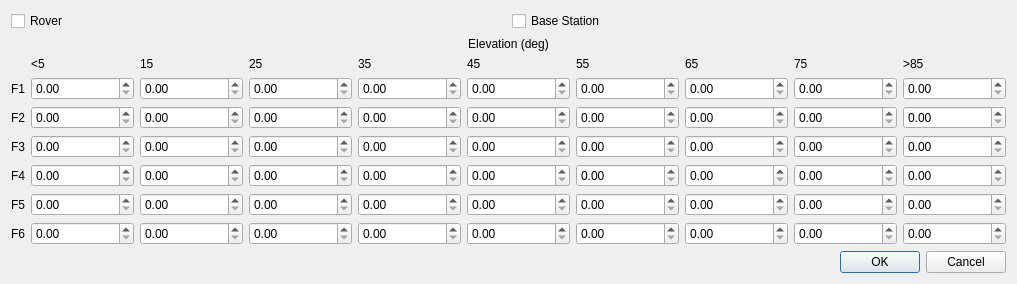
<?xml version="1.0" encoding="UTF-8"?>
<ui version="4.0">
 <class>MaskOptDialog</class>
 <widget class="QWidget" name="MaskOptDialog">
  <property name="geometry">
   <rect>
    <x>0</x>
    <y>0</y>
    <width>1017</width>
    <height>242</height>
   </rect>
  </property>
  <property name="windowTitle">
   <string>SNR Mask</string>
  </property>
  <layout class="QGridLayout" name="gridLayout">
   <item row="4" column="1">
    <widget class="QDoubleSpinBox" name="sBMask_2_1">
     <property name="toolTip">
      <string/>
     </property>
     <property name="maximum">
      <double>90.000000000000000</double>
     </property>
    </widget>
   </item>
   <item row="4" column="0">
    <widget class="QLabel" name="labelF2">
     <property name="sizePolicy">
      <sizepolicy hsizetype="Maximum" vsizetype="Preferred">
       <horstretch>0</horstretch>
       <verstretch>0</verstretch>
      </sizepolicy>
     </property>
     <property name="text">
      <string>F2</string>
     </property>
    </widget>
   </item>
   <item row="4" column="2">
    <widget class="QDoubleSpinBox" name="sBMask_2_2">
     <property name="toolTip">
      <string/>
     </property>
     <property name="maximum">
      <double>90.000000000000000</double>
     </property>
    </widget>
   </item>
   <item row="3" column="1">
    <widget class="QDoubleSpinBox" name="sBMask_1_1">
     <property name="toolTip">
      <string>Apply mask to base station</string>
     </property>
     <property name="maximum">
      <double>90.000000000000000</double>
     </property>
    </widget>
   </item>
   <item row="3" column="5">
    <widget class="QDoubleSpinBox" name="sBMask_1_5">
     <property name="toolTip">
      <string/>
     </property>
     <property name="maximum">
      <double>90.000000000000000</double>
     </property>
    </widget>
   </item>
   <item row="4" column="3">
    <widget class="QDoubleSpinBox" name="sBMask_2_3">
     <property name="toolTip">
      <string/>
     </property>
     <property name="maximum">
      <double>90.000000000000000</double>
     </property>
    </widget>
   </item>
   <item row="2" column="8">
    <widget class="QLabel" name="label75">
     <property name="sizePolicy">
      <sizepolicy hsizetype="Preferred" vsizetype="Fixed">
       <horstretch>0</horstretch>
       <verstretch>0</verstretch>
      </sizepolicy>
     </property>
     <property name="text">
      <string>75</string>
     </property>
    </widget>
   </item>
   <item row="3" column="7">
    <widget class="QDoubleSpinBox" name="sBMask_1_7">
     <property name="toolTip">
      <string/>
     </property>
     <property name="maximum">
      <double>90.000000000000000</double>
     </property>
    </widget>
   </item>
   <item row="5" column="4">
    <widget class="QDoubleSpinBox" name="sBMask_3_4">
     <property name="toolTip">
      <string/>
     </property>
     <property name="maximum">
      <double>90.000000000000000</double>
     </property>
    </widget>
   </item>
   <item row="2" column="7">
    <widget class="QLabel" name="label65">
     <property name="sizePolicy">
      <sizepolicy hsizetype="Preferred" vsizetype="Fixed">
       <horstretch>0</horstretch>
       <verstretch>0</verstretch>
      </sizepolicy>
     </property>
     <property name="text">
      <string>65</string>
     </property>
    </widget>
   </item>
   <item row="5" column="9">
    <widget class="QDoubleSpinBox" name="sBMask_3_9">
     <property name="toolTip">
      <string/>
     </property>
     <property name="maximum">
      <double>90.000000000000000</double>
     </property>
    </widget>
   </item>
   <item row="5" column="6">
    <widget class="QDoubleSpinBox" name="sBMask_3_6">
     <property name="toolTip">
      <string/>
     </property>
     <property name="maximum">
      <double>90.000000000000000</double>
     </property>
    </widget>
   </item>
   <item row="4" column="7">
    <widget class="QDoubleSpinBox" name="sBMask_2_7">
     <property name="toolTip">
      <string/>
     </property>
     <property name="maximum">
      <double>90.000000000000000</double>
     </property>
    </widget>
   </item>
   <item row="3" column="4">
    <widget class="QDoubleSpinBox" name="sBMask_1_4">
     <property name="toolTip">
      <string/>
     </property>
     <property name="maximum">
      <double>90.000000000000000</double>
     </property>
    </widget>
   </item>
   <item row="5" column="5">
    <widget class="QDoubleSpinBox" name="sBMask_3_5">
     <property name="toolTip">
      <string/>
     </property>
     <property name="maximum">
      <double>90.000000000000000</double>
     </property>
    </widget>
   </item>
   <item row="5" column="2">
    <widget class="QDoubleSpinBox" name="sBMask_3_2">
     <property name="toolTip">
      <string/>
     </property>
     <property name="maximum">
      <double>90.000000000000000</double>
     </property>
    </widget>
   </item>
   <item row="3" column="2">
    <widget class="QDoubleSpinBox" name="sBMask_1_2">
     <property name="toolTip">
      <string/>
     </property>
     <property name="maximum">
      <double>90.000000000000000</double>
     </property>
    </widget>
   </item>
   <item row="2" column="6">
    <widget class="QLabel" name="label55">
     <property name="sizePolicy">
      <sizepolicy hsizetype="Preferred" vsizetype="Fixed">
       <horstretch>0</horstretch>
       <verstretch>0</verstretch>
      </sizepolicy>
     </property>
     <property name="text">
      <string>55</string>
     </property>
    </widget>
   </item>
   <item row="5" column="8">
    <widget class="QDoubleSpinBox" name="sBMask_3_8">
     <property name="toolTip">
      <string/>
     </property>
     <property name="maximum">
      <double>90.000000000000000</double>
     </property>
    </widget>
   </item>
   <item row="4" column="4">
    <widget class="QDoubleSpinBox" name="sBMask_2_4">
     <property name="toolTip">
      <string/>
     </property>
     <property name="maximum">
      <double>90.000000000000000</double>
     </property>
    </widget>
   </item>
   <item row="3" column="9">
    <widget class="QDoubleSpinBox" name="sBMask_1_9">
     <property name="toolTip">
      <string/>
     </property>
     <property name="maximum">
      <double>90.000000000000000</double>
     </property>
    </widget>
   </item>
   <item row="5" column="3">
    <widget class="QDoubleSpinBox" name="sBMask_3_3">
     <property name="toolTip">
      <string/>
     </property>
     <property name="maximum">
      <double>90.000000000000000</double>
     </property>
    </widget>
   </item>
   <item row="2" column="2">
    <widget class="QLabel" name="label15">
     <property name="sizePolicy">
      <sizepolicy hsizetype="Preferred" vsizetype="Fixed">
       <horstretch>0</horstretch>
       <verstretch>0</verstretch>
      </sizepolicy>
     </property>
     <property name="text">
      <string>15</string>
     </property>
    </widget>
   </item>
   <item row="2" column="1">
    <widget class="QLabel" name="label5">
     <property name="enabled">
      <bool>true</bool>
     </property>
     <property name="sizePolicy">
      <sizepolicy hsizetype="Preferred" vsizetype="Fixed">
       <horstretch>0</horstretch>
       <verstretch>0</verstretch>
      </sizepolicy>
     </property>
     <property name="text">
      <string>&lt;5</string>
     </property>
    </widget>
   </item>
   <item row="2" column="3">
    <widget class="QLabel" name="label25">
     <property name="sizePolicy">
      <sizepolicy hsizetype="Preferred" vsizetype="Fixed">
       <horstretch>0</horstretch>
       <verstretch>0</verstretch>
      </sizepolicy>
     </property>
     <property name="text">
      <string>25</string>
     </property>
    </widget>
   </item>
   <item row="4" column="6">
    <widget class="QDoubleSpinBox" name="sBMask_2_6">
     <property name="toolTip">
      <string/>
     </property>
     <property name="maximum">
      <double>90.000000000000000</double>
     </property>
    </widget>
   </item>
   <item row="3" column="3">
    <widget class="QDoubleSpinBox" name="sBMask_1_3">
     <property name="toolTip">
      <string/>
     </property>
     <property name="maximum">
      <double>90.000000000000000</double>
     </property>
    </widget>
   </item>
   <item row="2" column="5">
    <widget class="QLabel" name="label45">
     <property name="sizePolicy">
      <sizepolicy hsizetype="Preferred" vsizetype="Fixed">
       <horstretch>0</horstretch>
       <verstretch>0</verstretch>
      </sizepolicy>
     </property>
     <property name="text">
      <string>45</string>
     </property>
    </widget>
   </item>
   <item row="2" column="9">
    <widget class="QLabel" name="label85">
     <property name="sizePolicy">
      <sizepolicy hsizetype="Preferred" vsizetype="Fixed">
       <horstretch>0</horstretch>
       <verstretch>0</verstretch>
      </sizepolicy>
     </property>
     <property name="text">
      <string>&gt;85</string>
     </property>
    </widget>
   </item>
   <item row="3" column="8">
    <widget class="QDoubleSpinBox" name="sBMask_1_8">
     <property name="toolTip">
      <string/>
     </property>
     <property name="maximum">
      <double>90.000000000000000</double>
     </property>
    </widget>
   </item>
   <item row="5" column="7">
    <widget class="QDoubleSpinBox" name="sBMask_3_7">
     <property name="toolTip">
      <string/>
     </property>
     <property name="maximum">
      <double>90.000000000000000</double>
     </property>
    </widget>
   </item>
   <item row="4" column="5">
    <widget class="QDoubleSpinBox" name="sBMask_2_5">
     <property name="toolTip">
      <string/>
     </property>
     <property name="maximum">
      <double>90.000000000000000</double>
     </property>
    </widget>
   </item>
   <item row="3" column="6">
    <widget class="QDoubleSpinBox" name="sBMask_1_6">
     <property name="toolTip">
      <string/>
     </property>
     <property name="maximum">
      <double>90.000000000000000</double>
     </property>
    </widget>
   </item>
   <item row="4" column="9">
    <widget class="QDoubleSpinBox" name="sBMask_2_9">
     <property name="toolTip">
      <string/>
     </property>
     <property name="maximum">
      <double>90.000000000000000</double>
     </property>
    </widget>
   </item>
   <item row="2" column="4">
    <widget class="QLabel" name="label35">
     <property name="sizePolicy">
      <sizepolicy hsizetype="Preferred" vsizetype="Fixed">
       <horstretch>0</horstretch>
       <verstretch>0</verstretch>
      </sizepolicy>
     </property>
     <property name="text">
      <string>35</string>
     </property>
    </widget>
   </item>
   <item row="0" column="0" colspan="10">
    <widget class="QWidget" name="widget" native="true">
     <property name="sizePolicy">
      <sizepolicy hsizetype="Preferred" vsizetype="Fixed">
       <horstretch>0</horstretch>
       <verstretch>0</verstretch>
      </sizepolicy>
     </property>
     <layout class="QGridLayout" name="gridLayout_2">
      <property name="leftMargin">
       <number>0</number>
      </property>
      <property name="topMargin">
       <number>0</number>
      </property>
      <property name="rightMargin">
       <number>0</number>
      </property>
      <property name="bottomMargin">
       <number>0</number>
      </property>
      <item row="0" column="2">
       <widget class="QCheckBox" name="cBMaskEnabled2">
        <property name="toolTip">
         <string>Apply mask to base station</string>
        </property>
        <property name="text">
         <string>Base Station</string>
        </property>
       </widget>
      </item>
      <item row="0" column="1">
       <widget class="QCheckBox" name="cBMaskEnabled1">
        <property name="toolTip">
         <string>Apply mask to rover</string>
        </property>
        <property name="text">
         <string>Rover</string>
        </property>
       </widget>
      </item>
      <item row="1" column="1" colspan="2">
       <widget class="QLabel" name="labelElevation">
        <property name="text">
         <string>Elevation (deg)</string>
        </property>
        <property name="alignment">
         <set>Qt::AlignCenter</set>
        </property>
       </widget>
      </item>
     </layout>
    </widget>
   </item>
   <item row="4" column="8">
    <widget class="QDoubleSpinBox" name="sBMask_2_8">
     <property name="toolTip">
      <string/>
     </property>
     <property name="maximum">
      <double>90.000000000000000</double>
     </property>
    </widget>
   </item>
   <item row="5" column="0">
    <widget class="QLabel" name="labelF3">
     <property name="sizePolicy">
      <sizepolicy hsizetype="Maximum" vsizetype="Preferred">
       <horstretch>0</horstretch>
       <verstretch>0</verstretch>
      </sizepolicy>
     </property>
     <property name="toolTip">
      <string/>
     </property>
     <property name="text">
      <string>F3</string>
     </property>
    </widget>
   </item>
   <item row="5" column="1">
    <widget class="QDoubleSpinBox" name="sBMask_3_1">
     <property name="toolTip">
      <string/>
     </property>
     <property name="maximum">
      <double>90.000000000000000</double>
     </property>
    </widget>
   </item>
   <item row="3" column="0">
    <widget class="QLabel" name="labelF1">
     <property name="sizePolicy">
      <sizepolicy hsizetype="Maximum" vsizetype="Preferred">
       <horstretch>0</horstretch>
       <verstretch>0</verstretch>
      </sizepolicy>
     </property>
     <property name="text">
      <string>F1</string>
     </property>
    </widget>
   </item>

   <item row="6" column="0">
    <widget class="QLabel" name="labelF4">
     <property name="sizePolicy">
      <sizepolicy hsizetype="Maximum" vsizetype="Preferred">
       <horstretch>0</horstretch>
       <verstretch>0</verstretch>
      </sizepolicy>
     </property>
     <property name="toolTip">
      <string/>
     </property>
     <property name="text">
      <string>F4</string>
     </property>
    </widget>
   </item>
   <item row="6" column="1">
    <widget class="QDoubleSpinBox" name="sBMask_4_1">
     <property name="toolTip">
      <string/>
     </property>
     <property name="maximum">
      <double>90.000000000000000</double>
     </property>
    </widget>
   </item>
   <item row="6" column="2">
    <widget class="QDoubleSpinBox" name="sBMask_4_2">
     <property name="toolTip">
      <string/>
     </property>
     <property name="maximum">
      <double>90.000000000000000</double>
     </property>
    </widget>
   </item>
   <item row="6" column="3">
    <widget class="QDoubleSpinBox" name="sBMask_4_3">
     <property name="toolTip">
      <string/>
     </property>
     <property name="maximum">
      <double>90.000000000000000</double>
     </property>
    </widget>
   </item>
   <item row="6" column="4">
    <widget class="QDoubleSpinBox" name="sBMask_4_4">
     <property name="toolTip">
      <string/>
     </property>
     <property name="maximum">
      <double>90.000000000000000</double>
     </property>
    </widget>
   </item>
   <item row="6" column="5">
    <widget class="QDoubleSpinBox" name="sBMask_4_5">
     <property name="toolTip">
      <string/>
     </property>
     <property name="maximum">
      <double>90.000000000000000</double>
     </property>
    </widget>
   </item>
   <item row="6" column="6">
    <widget class="QDoubleSpinBox" name="sBMask_4_6">
     <property name="toolTip">
      <string/>
     </property>
     <property name="maximum">
      <double>90.000000000000000</double>
     </property>
    </widget>
   </item>
   <item row="6" column="7">
    <widget class="QDoubleSpinBox" name="sBMask_4_7">
     <property name="toolTip">
      <string/>
     </property>
     <property name="maximum">
      <double>90.000000000000000</double>
     </property>
    </widget>
   </item>
   <item row="6" column="8">
    <widget class="QDoubleSpinBox" name="sBMask_4_8">
     <property name="toolTip">
      <string/>
     </property>
     <property name="maximum">
      <double>90.000000000000000</double>
     </property>
    </widget>
   </item>
   <item row="6" column="9">
    <widget class="QDoubleSpinBox" name="sBMask_4_9">
     <property name="toolTip">
      <string/>
     </property>
     <property name="maximum">
      <double>90.000000000000000</double>
     </property>
    </widget>
   </item>

   <item row="7" column="0">
    <widget class="QLabel" name="labelF5">
     <property name="sizePolicy">
      <sizepolicy hsizetype="Maximum" vsizetype="Preferred">
       <horstretch>0</horstretch>
       <verstretch>0</verstretch>
      </sizepolicy>
     </property>
     <property name="toolTip">
      <string/>
     </property>
     <property name="text">
      <string>F5</string>
     </property>
    </widget>
   </item>
   <item row="7" column="1">
    <widget class="QDoubleSpinBox" name="sBMask_5_1">
     <property name="toolTip">
      <string/>
     </property>
     <property name="maximum">
      <double>90.000000000000000</double>
     </property>
    </widget>
   </item>
   <item row="7" column="2">
    <widget class="QDoubleSpinBox" name="sBMask_5_2">
     <property name="toolTip">
      <string/>
     </property>
     <property name="maximum">
      <double>90.000000000000000</double>
     </property>
    </widget>
   </item>
   <item row="7" column="3">
    <widget class="QDoubleSpinBox" name="sBMask_5_3">
     <property name="toolTip">
      <string/>
     </property>
     <property name="maximum">
      <double>90.000000000000000</double>
     </property>
    </widget>
   </item>
   <item row="7" column="4">
    <widget class="QDoubleSpinBox" name="sBMask_5_4">
     <property name="toolTip">
      <string/>
     </property>
     <property name="maximum">
      <double>90.000000000000000</double>
     </property>
    </widget>
   </item>
   <item row="7" column="5">
    <widget class="QDoubleSpinBox" name="sBMask_5_5">
     <property name="toolTip">
      <string/>
     </property>
     <property name="maximum">
      <double>90.000000000000000</double>
     </property>
    </widget>
   </item>
   <item row="7" column="6">
    <widget class="QDoubleSpinBox" name="sBMask_5_6">
     <property name="toolTip">
      <string/>
     </property>
     <property name="maximum">
      <double>90.000000000000000</double>
     </property>
    </widget>
   </item>
   <item row="7" column="7">
    <widget class="QDoubleSpinBox" name="sBMask_5_7">
     <property name="toolTip">
      <string/>
     </property>
     <property name="maximum">
      <double>90.000000000000000</double>
     </property>
    </widget>
   </item>
   <item row="7" column="8">
    <widget class="QDoubleSpinBox" name="sBMask_5_8">
     <property name="toolTip">
      <string/>
     </property>
     <property name="maximum">
      <double>90.000000000000000</double>
     </property>
    </widget>
   </item>
   <item row="7" column="9">
    <widget class="QDoubleSpinBox" name="sBMask_5_9">
     <property name="toolTip">
      <string/>
     </property>
     <property name="maximum">
      <double>90.000000000000000</double>
     </property>
    </widget>
   </item>

   <item row="8" column="0">
    <widget class="QLabel" name="labelF6">
     <property name="sizePolicy">
      <sizepolicy hsizetype="Maximum" vsizetype="Preferred">
       <horstretch>0</horstretch>
       <verstretch>0</verstretch>
      </sizepolicy>
     </property>
     <property name="toolTip">
      <string/>
     </property>
     <property name="text">
      <string>F6</string>
     </property>
    </widget>
   </item>
   <item row="8" column="1">
    <widget class="QDoubleSpinBox" name="sBMask_6_1">
     <property name="toolTip">
      <string/>
     </property>
     <property name="maximum">
      <double>90.000000000000000</double>
     </property>
    </widget>
   </item>
   <item row="8" column="2">
    <widget class="QDoubleSpinBox" name="sBMask_6_2">
     <property name="toolTip">
      <string/>
     </property>
     <property name="maximum">
      <double>90.000000000000000</double>
     </property>
    </widget>
   </item>
   <item row="8" column="3">
    <widget class="QDoubleSpinBox" name="sBMask_6_3">
     <property name="toolTip">
      <string/>
     </property>
     <property name="maximum">
      <double>90.000000000000000</double>
     </property>
    </widget>
   </item>
   <item row="8" column="4">
    <widget class="QDoubleSpinBox" name="sBMask_6_4">
     <property name="toolTip">
      <string/>
     </property>
     <property name="maximum">
      <double>90.000000000000000</double>
     </property>
    </widget>
   </item>
   <item row="8" column="5">
    <widget class="QDoubleSpinBox" name="sBMask_6_5">
     <property name="toolTip">
      <string/>
     </property>
     <property name="maximum">
      <double>90.000000000000000</double>
     </property>
    </widget>
   </item>
   <item row="8" column="6">
    <widget class="QDoubleSpinBox" name="sBMask_6_6">
     <property name="toolTip">
      <string/>
     </property>
     <property name="maximum">
      <double>90.000000000000000</double>
     </property>
    </widget>
   </item>
   <item row="8" column="7">
    <widget class="QDoubleSpinBox" name="sBMask_6_7">
     <property name="toolTip">
      <string/>
     </property>
     <property name="maximum">
      <double>90.000000000000000</double>
     </property>
    </widget>
   </item>
   <item row="8" column="8">
    <widget class="QDoubleSpinBox" name="sBMask_6_8">
     <property name="toolTip">
      <string/>
     </property>
     <property name="maximum">
      <double>90.000000000000000</double>
     </property>
    </widget>
   </item>
   <item row="8" column="9">
    <widget class="QDoubleSpinBox" name="sBMask_6_9">
     <property name="toolTip">
      <string/>
     </property>
     <property name="maximum">
      <double>90.000000000000000</double>
     </property>
    </widget>
   </item>

   <item row="9" column="0" colspan="10">
    <widget class="QDialogButtonBox" name="buttonBox">
     <property name="standardButtons">
      <set>QDialogButtonBox::Cancel|QDialogButtonBox::Ok</set>
     </property>
    </widget>
   </item>

  </layout>
 </widget>
 <tabstops>
  <tabstop>cBMaskEnabled1</tabstop>
  <tabstop>cBMaskEnabled2</tabstop>
  <tabstop>sBMask_1_1</tabstop>
  <tabstop>sBMask_1_2</tabstop>
  <tabstop>sBMask_1_3</tabstop>
  <tabstop>sBMask_1_4</tabstop>
  <tabstop>sBMask_1_5</tabstop>
  <tabstop>sBMask_1_6</tabstop>
  <tabstop>sBMask_1_7</tabstop>
  <tabstop>sBMask_1_8</tabstop>
  <tabstop>sBMask_1_9</tabstop>
  <tabstop>sBMask_2_1</tabstop>
  <tabstop>sBMask_2_2</tabstop>
  <tabstop>sBMask_2_3</tabstop>
  <tabstop>sBMask_2_4</tabstop>
  <tabstop>sBMask_2_5</tabstop>
  <tabstop>sBMask_2_6</tabstop>
  <tabstop>sBMask_2_7</tabstop>
  <tabstop>sBMask_2_8</tabstop>
  <tabstop>sBMask_2_9</tabstop>
  <tabstop>sBMask_3_1</tabstop>
  <tabstop>sBMask_3_2</tabstop>
  <tabstop>sBMask_3_3</tabstop>
  <tabstop>sBMask_3_4</tabstop>
  <tabstop>sBMask_3_5</tabstop>
  <tabstop>sBMask_3_6</tabstop>
  <tabstop>sBMask_3_7</tabstop>
  <tabstop>sBMask_3_8</tabstop>
  <tabstop>sBMask_3_9</tabstop>
  <tabstop>sBMask_4_1</tabstop>
  <tabstop>sBMask_4_2</tabstop>
  <tabstop>sBMask_4_3</tabstop>
  <tabstop>sBMask_4_4</tabstop>
  <tabstop>sBMask_4_5</tabstop>
  <tabstop>sBMask_4_6</tabstop>
  <tabstop>sBMask_4_7</tabstop>
  <tabstop>sBMask_4_8</tabstop>
  <tabstop>sBMask_4_9</tabstop>
  <tabstop>sBMask_5_1</tabstop>
  <tabstop>sBMask_5_2</tabstop>
  <tabstop>sBMask_5_3</tabstop>
  <tabstop>sBMask_5_4</tabstop>
  <tabstop>sBMask_5_5</tabstop>
  <tabstop>sBMask_5_6</tabstop>
  <tabstop>sBMask_5_7</tabstop>
  <tabstop>sBMask_5_8</tabstop>
  <tabstop>sBMask_5_9</tabstop>
  <tabstop>sBMask_6_1</tabstop>
  <tabstop>sBMask_6_2</tabstop>
  <tabstop>sBMask_6_3</tabstop>
  <tabstop>sBMask_6_4</tabstop>
  <tabstop>sBMask_6_5</tabstop>
  <tabstop>sBMask_6_6</tabstop>
  <tabstop>sBMask_6_7</tabstop>
  <tabstop>sBMask_6_8</tabstop>
  <tabstop>sBMask_6_9</tabstop>
 </tabstops>
 <resources/>
 <connections/>
</ui>
